Frame 1 (no input): blank canvas, image omitted
Frame 60 (no input): blank canvas, image omitted
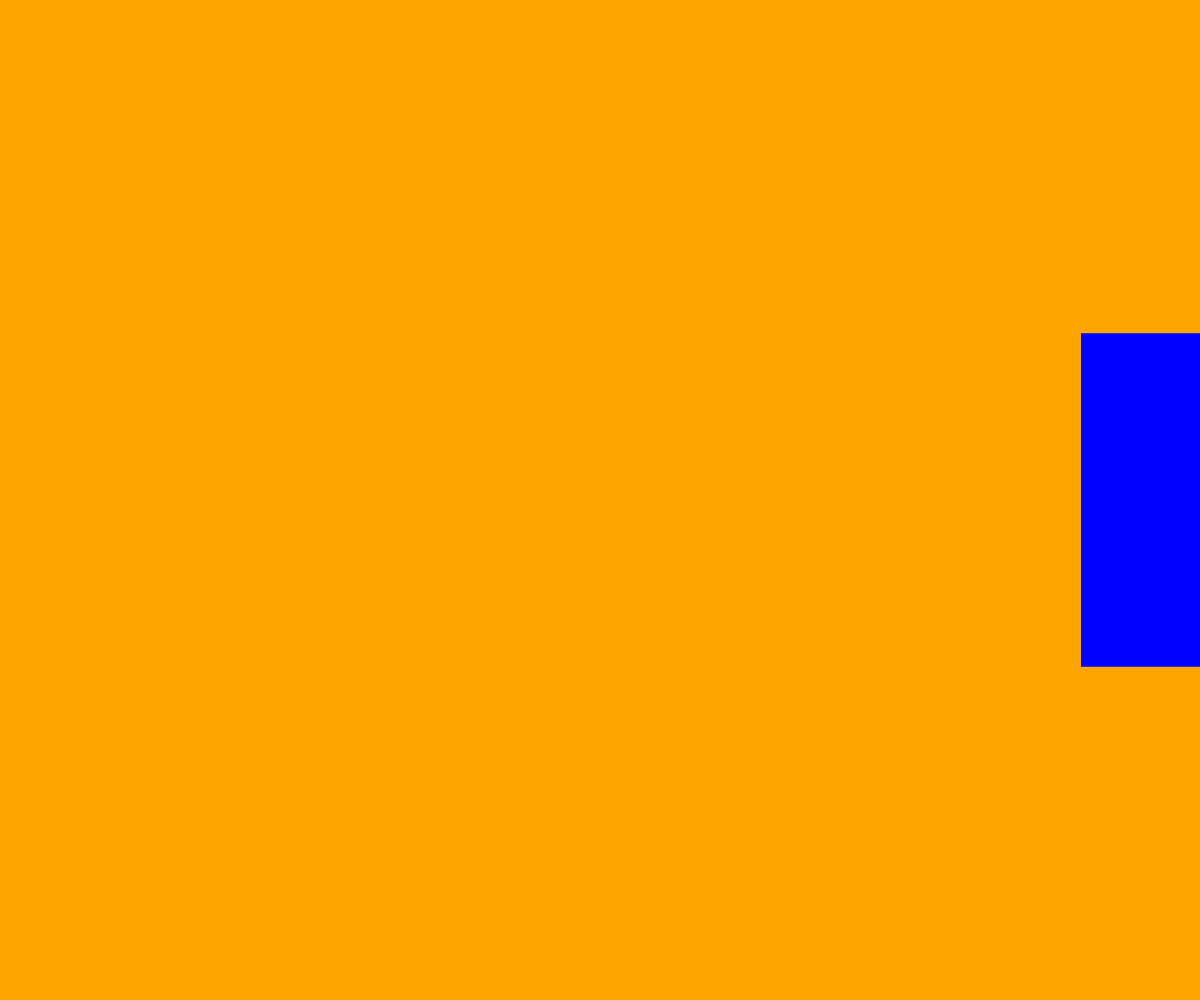
Frame 120 (the mouse pressed at the canvas centre since frame 60)

The p5.js sketch whose frames 1 and 60 were blank and that drew this single picture after the mouse press (run headless with seeded random() and noise() and a simulated clock; from frame 60 on, the mouse is pressed at the canvas centre):

// p5.js sketch
// ── sketch.js
let rectX = 0;

function setup() {
createCanvas(windowWidth, windowHeight);
frameRate(30);
//use complementary color background
background('orange');
}

function draw() {
if(0<frameCount && frameCount<60*10){
background('orange');
  rectX = rectX - 1;
// Move shape horizontally
  if (rectX<=0) {
   // If you go off left side of screen.
    rectX = width;
  }

  fill('blue');
  noStroke();
  //centered, side that's 1/3 canvas height
  square(rectX, height/3, height/3);
}
//use draw function for solid square in center
if(600<frameCount && frameCount<600+120){
   drawCs();
}
//use draw function for solid square in center with "n"
//number of outlines
if(600+120<frameCount && frameCount<600+240){
//n max of 6
   n=6;
   drawManys();
}

if(600+240<frameCount && frameCount<600+360){
   background('orange');
   n=4;
   drawManys();
}
//use draw function for square that's 1/3 canvas height
if(600+360<frameCount && frameCount<600+480){
   drawRndsqr();
}
//continue to use draw functions with different "n"
//values to transition images
if(600+480<frameCount && frameCount<600+600){
   drawCs();
}

if(600+600<frameCount && frameCount<600+720){
   n=5;
   drawManys();
}
//use random number of outlines to create strobe effect
//while this "if" runs
if(600+720<frameCount && frameCount<600+840){
   n=random(1, 6);
   drawManys();
}

if(600+840<frameCount && frameCount<600+960){
   drawCs();
}

if(600+960<frameCount && frameCount<600+1080){
   drawRndsqr();
}
//draw opposite shape (circle) with diameter same as square side
if(600+1080<frameCount && frameCount<600+1200){
    background('orange');
    fill('blue');
    circle(width/2, height/2, height/3);
}
//draw parallel horizontal lines
if(600+1200<frameCount && frameCount<600+1320){
background('orange');
stroke('blue');
strokeWeight(10);
for(var j=0; j<height; j+=20){
line(0, j, width, j);
}}
//add rounded corner square to previous image
if(600+1320<frameCount && frameCount<600+1440){
for(var j=0; j<height; j+=20){
line(0, j, width, j);
fill('blue');
square(width/2-height/6, height/2-height/6, height/3, 30);
}}

if(600+1440<frameCount && frameCount<600+1560){
drawCs();
for(var j=0; j<height; j+=20){
  line(0, j, width, j);
}}
//continue to use draw functions to change image transitions
if(600+1560<frameCount && frameCount<600+1680){
drawCs();
}

if(600+1680<frameCount && frameCount<600+1800){
 n=random(1, 6);
 drawManys();
}

if(600+1800<frameCount && frameCount<600+1920){
  drawCs();
  line(0, height/2, width, height/2);
}
if(600+1920<frameCount && frameCount<600+2040){
  drawCs();
  //reset to re-run
if(frameCount=2045){
frameCount=0;
}}}

//draws solid square with side 1/3 canvas height, same as
//circle diameter
function drawCs(){
background('orange');
  fill('blue');
  square(width/2-height/6, height/2-height/6, height/3);
}

//max 6
//play around with equation to get desired effect
function drawManys() {
background('orange');
fill('orange');
stroke('blue');
for (var i=n; i>=0; i--){
   strokeWeight(i+4);
   square((width/2-height/6)-25*i, (height/2-height/6)-25*i, (height/3)+50*i);
}
fill('blue');
 square(width/2-height/6, height/2-height/6, height/3);
  }

//draw centered solid square with rounded corners
  function drawRndsqr(){
  background('orange');
  fill('orange');
  stroke('blue');
  strokeWeight(10);
  square(width/2-height/6, height/2-height/6, height/3, 30);
}
